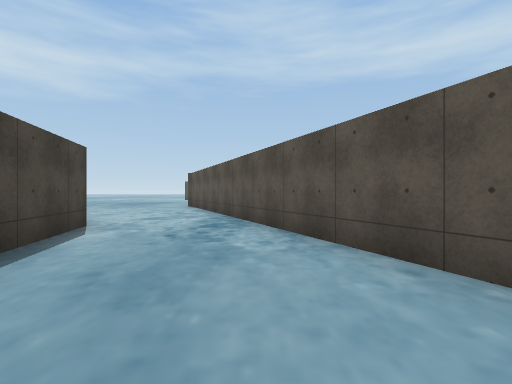
view 1 (above)

16 first-person views from a walk through a 3-D level made in the Unity game engine. The camera is 1.2 m above the floor, looks level and sees 85° across. The floor is counted in squares, 2 m on a side. Each view is taken from the middle of a square. On the plan, view 1 faces up. The plan holds only what a view shows up to about 9 squares ahead; the rest is blank. The place goes on beyond the plan. The player is left out. Some surface patterns are stand-ins.

view 2
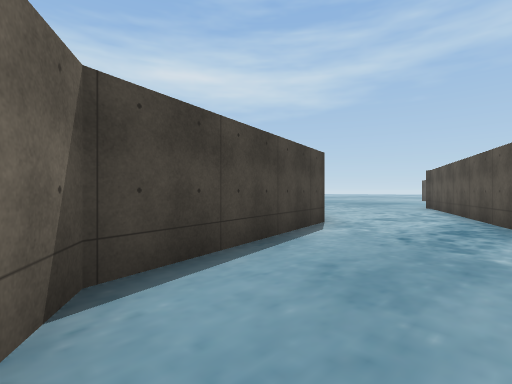

view 3
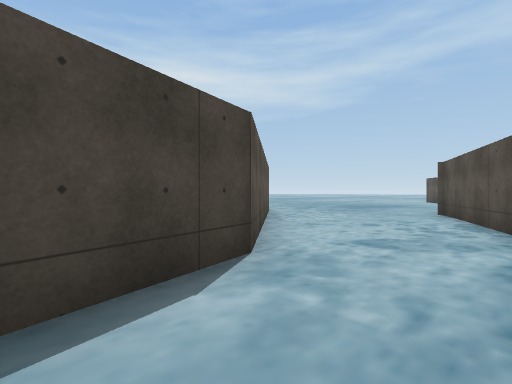

view 4
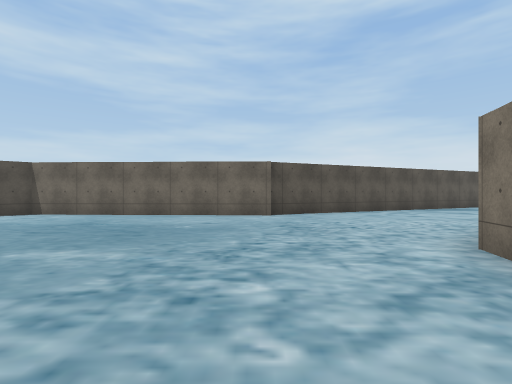

view 5
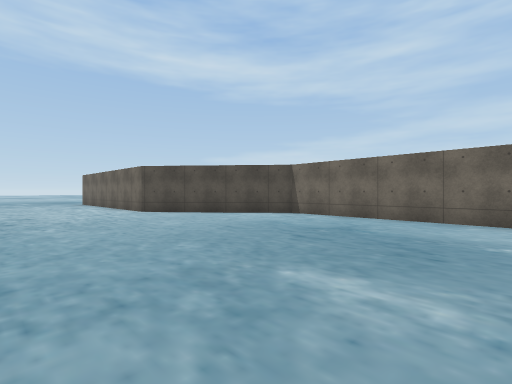

view 6
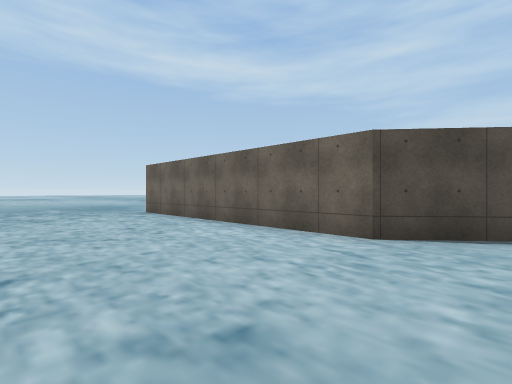

view 7
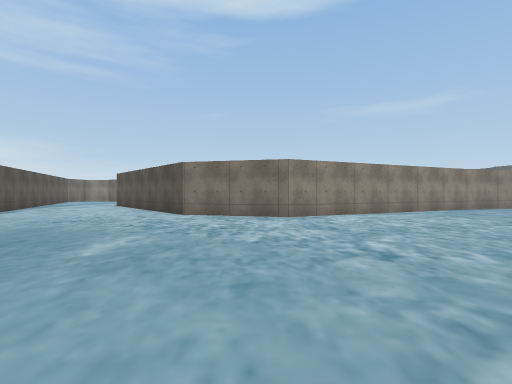

view 8
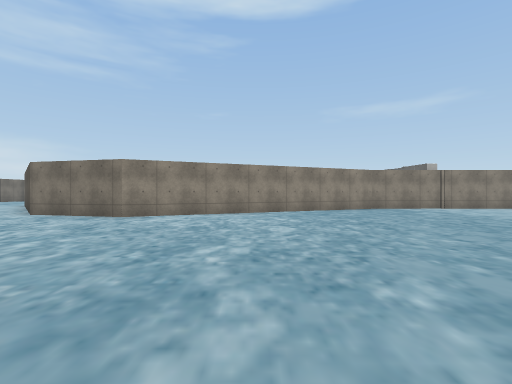

view 9
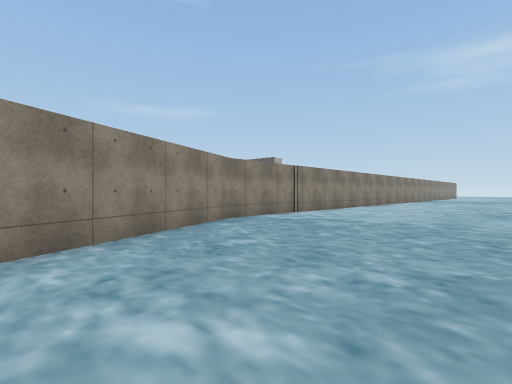

view 10
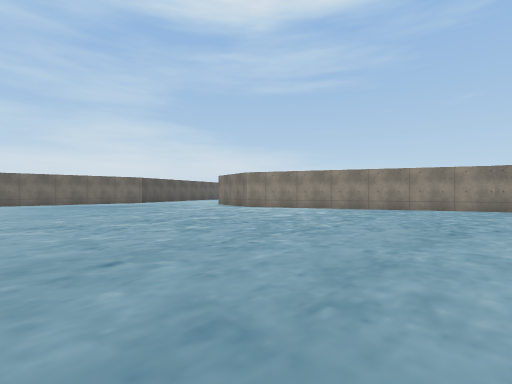

view 11
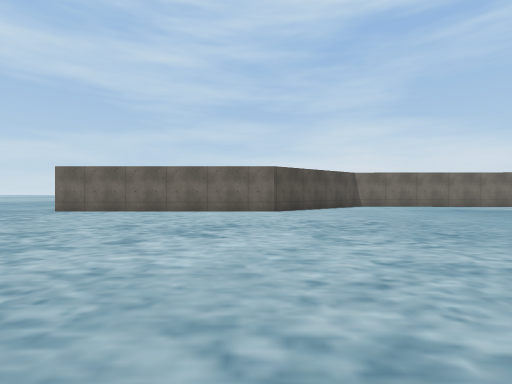

view 12
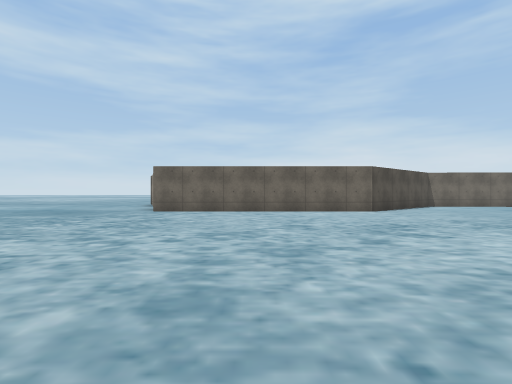

view 13
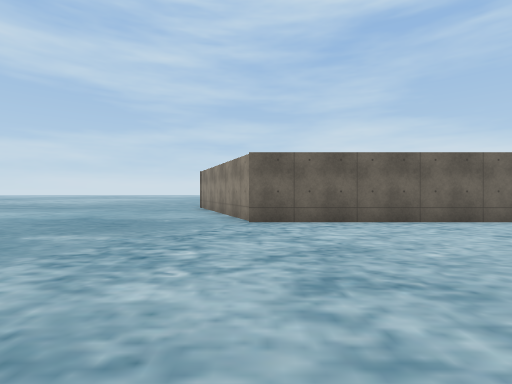

view 14
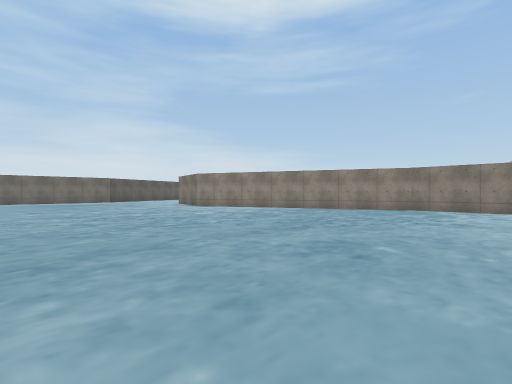

view 15
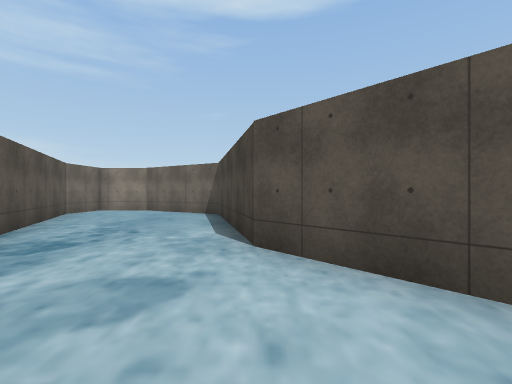

view 16
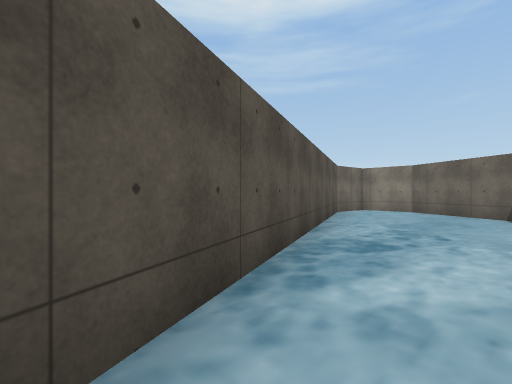

### Floor plan
Points are (right, up) in squares from view 1. A wall is a line through its corners. A room is listed if a view was taken in it or the views show most of it. See-through windows are left out.
Room 1 (views 1, 2, 3, 4, 5, 6, 7, 8, 9, 10, 11, 12, 13, 14, 15, 16)
walls: (-2.8, 11.5) (-2.6, 18) (-5.5, 21.5) (-5.5, 28) (-2.1, 29.4); (-20.7, 6.9) (-17.2, 7) (-9.8, 10.3) (-7.1, 9.6) (-3, 4.9) (-2, 0.5) (0.6, -1.1) (1.6, -1.1); (2.1, -1.1) (2.2, 0.4) (-2.7, 11.6)

Where each view was taken, in squares from view 1:
view 1: 0 up, 0 right, facing up
view 2: 0 up, 0 right, facing up-left
view 3: 3 up, 1 left, facing up-left
view 4: 12 up, 10 left, facing right
view 5: 13 up, 9 left, facing up-right
view 6: 20 up, 9 left, facing up-right
view 7: 17 up, 9 left, facing down
view 8: 17 up, 13 left, facing down
view 9: 12 up, 13 left, facing down-left
view 10: 18 up, 18 left, facing down-right
view 11: 22 up, 14 left, facing right
view 12: 25 up, 14 left, facing right
view 13: 28 up, 11 left, facing right
view 14: 17 up, 20 left, facing down-right
view 15: 8 up, 3 left, facing down
view 16: 8 up, 2 left, facing down-right
